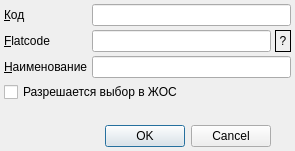
<?xml version="1.0" encoding="UTF-8"?>
<ui version="4.0">
 <class>ItemEditorDialog</class>
 <widget class="QDialog" name="ItemEditorDialog">
  <property name="geometry">
   <rect>
    <x>0</x>
    <y>0</y>
    <width>295</width>
    <height>151</height>
   </rect>
  </property>
  <property name="windowTitle">
   <string>Dialog</string>
  </property>
  <property name="modal">
   <bool>true</bool>
  </property>
  <layout class="QGridLayout" name="gridLayout">
   <property name="margin">
    <number>4</number>
   </property>
   <property name="spacing">
    <number>4</number>
   </property>
   <item row="3" column="0" colspan="2">
    <widget class="QCheckBox" name="chkIsSelectable">
     <property name="text">
      <string>Разрешается выбор в ЖОС</string>
     </property>
    </widget>
   </item>
   <item row="1" column="0">
    <widget class="QLabel" name="lblFlatCode">
     <property name="text">
      <string>&amp;Flatcode</string>
     </property>
     <property name="buddy">
      <cstring>edtFlatCode</cstring>
     </property>
    </widget>
   </item>
   <item row="1" column="1">
    <widget class="CLineEdit" name="edtFlatCode">
     <property name="whatsThis">
      <string/>
     </property>
    </widget>
   </item>
   <item row="0" column="0">
    <widget class="QLabel" name="lblCode">
     <property name="text">
      <string>&amp;Код</string>
     </property>
     <property name="buddy">
      <cstring>edtCode</cstring>
     </property>
    </widget>
   </item>
   <item row="5" column="0" colspan="2">
    <widget class="QDialogButtonBox" name="buttonBox">
     <property name="orientation">
      <enum>Qt::Horizontal</enum>
     </property>
     <property name="standardButtons">
      <set>QDialogButtonBox::Cancel|QDialogButtonBox::Ok</set>
     </property>
    </widget>
   </item>
   <item row="4" column="0" colspan="2">
    <spacer name="verticalSpacer">
     <property name="orientation">
      <enum>Qt::Vertical</enum>
     </property>
     <property name="sizeHint" stdset="0">
      <size>
       <width>20</width>
       <height>40</height>
      </size>
     </property>
    </spacer>
   </item>
   <item row="2" column="0">
    <widget class="QLabel" name="lblName">
     <property name="text">
      <string>&amp;Наименование</string>
     </property>
     <property name="buddy">
      <cstring>edtName</cstring>
     </property>
    </widget>
   </item>
   <item row="1" column="2">
    <widget class="QLabel" name="lblFlatCodeAbout">
     <property name="sizePolicy">
      <sizepolicy hsizetype="Preferred" vsizetype="Preferred">
       <horstretch>0</horstretch>
       <verstretch>0</verstretch>
      </sizepolicy>
     </property>
     <property name="minimumSize">
      <size>
       <width>16</width>
       <height>0</height>
      </size>
     </property>
     <property name="frameShape">
      <enum>QFrame::Panel</enum>
     </property>
     <property name="frameShadow">
      <enum>QFrame::Plain</enum>
     </property>
     <property name="text">
      <string>?</string>
     </property>
     <property name="scaledContents">
      <bool>false</bool>
     </property>
     <property name="alignment">
      <set>Qt::AlignCenter</set>
     </property>
    </widget>
   </item>
   <item row="0" column="1" colspan="2">
    <widget class="CLineEdit" name="edtCode"/>
   </item>
   <item row="2" column="1" colspan="2">
    <widget class="CLineEdit" name="edtName"/>
   </item>
  </layout>
 </widget>
 <customwidgets>
  <customwidget>
   <class>CLineEdit</class>
   <extends>QLineEdit</extends>
   <header>library/LineEdit.h</header>
  </customwidget>
 </customwidgets>
 <tabstops>
  <tabstop>edtCode</tabstop>
  <tabstop>edtFlatCode</tabstop>
  <tabstop>edtName</tabstop>
  <tabstop>chkIsSelectable</tabstop>
  <tabstop>buttonBox</tabstop>
 </tabstops>
 <resources/>
 <connections>
  <connection>
   <sender>buttonBox</sender>
   <signal>accepted()</signal>
   <receiver>ItemEditorDialog</receiver>
   <slot>accept()</slot>
   <hints>
    <hint type="sourcelabel">
     <x>222</x>
     <y>109</y>
    </hint>
    <hint type="destinationlabel">
     <x>157</x>
     <y>125</y>
    </hint>
   </hints>
  </connection>
  <connection>
   <sender>buttonBox</sender>
   <signal>rejected()</signal>
   <receiver>ItemEditorDialog</receiver>
   <slot>reject()</slot>
   <hints>
    <hint type="sourcelabel">
     <x>290</x>
     <y>115</y>
    </hint>
    <hint type="destinationlabel">
     <x>286</x>
     <y>125</y>
    </hint>
   </hints>
  </connection>
 </connections>
</ui>
